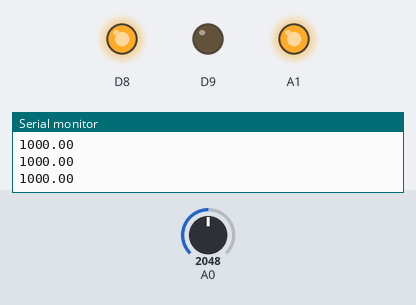
The sketch below on a simulated Particle Photon. On the bench: output pins drawn as LEDs (lit = HIGH), the last lines printed to the serial monitor. The test bench sets the inputs (shaded band); at power-on: A0 = 2048.

Above: at 1.2 s.
1.3 s: A0 set to 65
3.0 s: A0 set to 59
At 3.9 s:
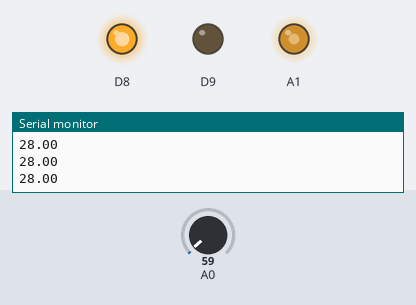
4.8 s: A0 set to 0
At 6.3 s:
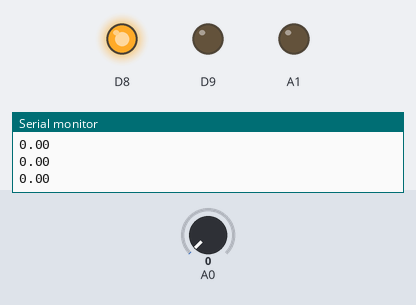
6.6 s: A0 set to 68
At 7.9 s:
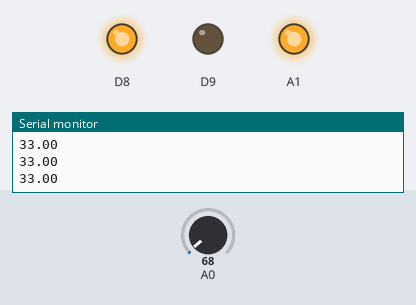
Timing chart, 0 to 9.4 s (numbered marks = the images above; inputs shaded):
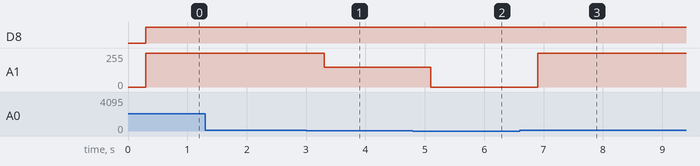

The sketch:

Proyectodispo.ino
```cpp
int velo=0;
int a=0;
float cent=0;
void setup() {
  Serial.begin(9600);
  pinMode(8, OUTPUT);
  pinMode(9, OUTPUT);
  pinMode(11, OUTPUT);

}

void loop() {
  a=analogRead(A0);
  cent=(500*a/1023);
  velo=(cent-27)*150;
  Serial.println(cent);
  delay(300);
  if(cent>=28)
  {
    analogWrite(11,velo);
    digitalWrite(8,HIGH);
    digitalWrite(9,LOW);
  }
  else
  {
    analogWrite(11,0);
    digitalWrite(8,HIGH);
    digitalWrite(9,LOW);
  }

}
```

Measured:
- the behaviour switches between 60 and 59 on A0 (found by bisection; images 0 and 1)
- after the input at 3.0 s, A1: 255/255 → 150/255 after 0.30 s
- after the input at 4.8 s, A1: 150/255 → 0/255 after 0.30 s
- after the input at 6.6 s, A1: 0/255 → 255/255 after 0.30 s
